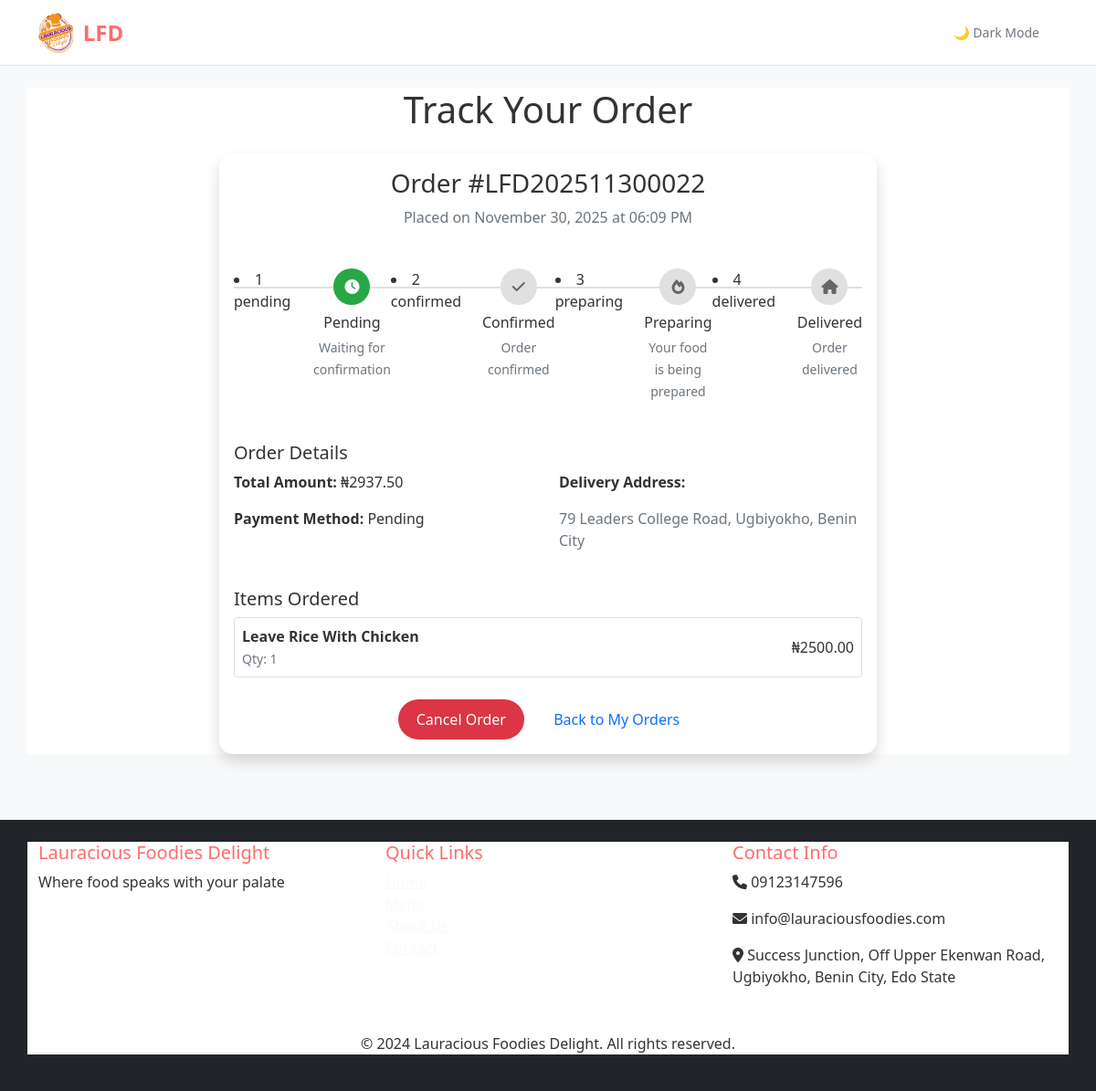
Page /orders/track_order/LFD202511300022 on the committed database.
### app/models.py (models this page shows, shortened)
class Order(db.Model):
    id = db.Column(db.Integer, primary_key=True)
    order_number = db.Column(db.String(20), unique=True, nullable=False)
    customer_id = db.Column(db.Integer, db.ForeignKey('user.id'), nullable=False)
    subtotal_amount = db.Column(db.Float, default=0.0)
    discount_amount = db.Column(db.Float, default=0.0)
    coupon_id = db.Column(db.Integer, db.ForeignKey('coupon.id'), nullable=True)
    delivery_zone_id = db.Column(db.Integer, db.ForeignKey('delivery_zone.id'), nullable=True)
    delivery_fee = db.Column(db.Float, default=0.0)
    total_amount = db.Column(db.Float, nullable=False, default=0.0)
    status = db.Column(db.String(20), default='pending')
    payment_method = db.Column(db.String(50))
    delivery_address = db.Column(db.Text)
    phone_number = db.Column(db.String(20))
    notes = db.Column(db.Text)
    created_at = db.Column(db.DateTime, default=datetime.utcnow)
    updated_at = db.Column(db.DateTime, default=datetime.utcnow, onupdate=datetime.utcnow)
    paystack_ref   = db.Column(db.String(40), unique=True, nullable=True)
    payment_status = db.Column(db.String(20), default='pending')
    order_items = db.relationship('OrderItem', backref='order', lazy='dynamic', cascade='all, delete-orphan')
    delivery_zone = db.relationship("DeliveryZone", backref="orders", lazy=True)

class OrderItem(db.Model):
    id = db.Column(db.Integer, primary_key=True)
    order_id = db.Column(db.Integer, db.ForeignKey('order.id'), nullable=False)
    menu_item_id = db.Column(db.Integer, db.ForeignKey('menu_item.id'), nullable=False)
    quantity = db.Column(db.Integer, nullable=False)
    unit_price = db.Column(db.Float, nullable=False)
    subtotal = db.Column(db.Float, nullable=False)

class MenuItem(db.Model):
    id = db.Column(db.Integer, primary_key=True)
    name = db.Column(db.String(100), nullable=False)
    description = db.Column(db.Text)
    price = db.Column(db.Float, nullable=False)
    image_url = db.Column(db.String(200))
    is_available = db.Column(db.Boolean, default=True)
    preparation_time = db.Column(db.Integer, default=15)  # in minutes
    category_id = db.Column(db.Integer, db.ForeignKey('category.id'), nullable=False)
    created_at = db.Column(db.DateTime, default=datetime.utcnow)
    order_items = db.relationship('OrderItem', backref='menu_item', lazy='dynamic')

### app/routes/orders.py (the view)
@bp.route('/track_order/<order_number>')
def track_order(order_number):
    order = Order.query.filter_by(order_number=order_number).first_or_404()
    status_order = [
        'Pending',
        'Confirmed',
        'Preparing',
        'Out for Delivery',
        'Delivered'
    ]
    current_index = status_order.index(order.status) if order.status in status_order else -1
    return render_template(
        'track_order.html',
        order=order,
        status_order=status_order,
        current_index=current_index
    )

### app/templates/track_order.html (shortened to what this page needs)
{% extends "base.html" %}
{% block content %}
<div class="container">
    <h1 class="text-center mb-4">Track Your Order</h1>
    <div class="row justify-content-center">
        <div class="col-lg-8">
            <div class="card shadow">
                <div class="card-body">
                    <div class="text-center mb-4">
                        <h3>Order #{{ order.order_number }}</h3>
                        <p class="text-muted">Placed on {{ order.created_at.strftime('%B %d, %Y at %I:%M %p') }}</p>
                    </div>
                    <div class="order-timeline mb-4">
                        <div class="timeline-container">
                            {% set status_order = ['pending', 'confirmed', 'preparing', 'delivered'] %}
                            {% set current_index = status_order.index(order.status) if order.status in status_order else -1 %}
                            {% for status in status_order %}
                                {% set i = loop.index0 %}
                                <li class="step {% if i <= current_index %}completed{% endif %}">
                                    <span class="step-number">{{ loop.index }}</span>
                                    <span class="step-label">{{ status }}</span>
                                </li>
                            <div class="timeline-item {% if i <= current_index %}completed{% endif %}">
                                <div class="timeline-marker">
                                    <i class="fas {% if status == 'pending' %}fa-clock{% elif status == 'confirmed' %}fa-check{% elif status == 'preparing' %}fa-fire{% elif status == 'delivered' %}fa-home{% endif %}"></i>
                                </div>
                                <div class="timeline-content">
                                    <h6>{{ status.title() }}</h6>
                                    <small class="text-muted">
                                        {% if status == 'pending' %}Waiting for confirmation{% endif %}
                                        {% if status == 'confirmed' %}Order confirmed{% endif %}
                                        {% if status == 'preparing' %}Your food is being prepared{% endif %}
                                        {% if status == 'delivered' %}Order delivered{% endif %}
                                    </small>
                                </div>
                            </div>
                            {% endfor %}
                        </div>
                    </div>
                    <div class="order-details mb-4">
                        <h5>Order Details</h5>
                        <div class="row">
                            <div class="col-md-6">
                                <p><strong>Total Amount:</strong> ₦{{ "%.2f"|format(order.total_amount) }}</p>
                                <p><strong>Payment Method:</strong> {{ order.payment_method.title() }}</p>
                            </div>
                            <div class="col-md-6">
                                <p><strong>Delivery Address:</strong></p>
                                <p class="text-muted">{{ order.delivery_address }}</p>
                            </div>
                        </div>
                    </div>
                    <div class="order-items mb-4">
                        <h5>Items Ordered</h5>
                        {% for order_item in order.order_items %}
                        <div class="d-flex justify-content-between align-items-center mb-2 p-2 border rounded">
                            <div>
                                <strong>{{ order_item.menu_item.name }}</strong>
                                <br>
                                <small class="text-muted">Qty: {{ order_item.quantity }}</small>
                            </div>
                            <span>₦{{ "%.2f"|format(order_item.subtotal) }}</span>
                        </div>
                        {% endfor %}
                    </div>
                    <div class="text-center">
                        {% if order.status in ['pending', 'confirmed'] %}
                        <form method="POST" action="{{ url_for('orders.cancel_order', order_id=order.id) }}" class="d-inline">
                            <button type="submit" class="btn btn-danger me-2" onclick="return confirm('Are you sure you want to cancel this order?');">
                                Cancel Order
                            </button>
                        </form>
                        {% endif %}
                        <a href="{{ url_for('orders.my_orders') }}" class="btn btn-outline-primary">Back to My Orders</a>
                    </div>
                </div>
            </div>
        </div>
    </div>
</div>
{% endblock %}

### app/templates/base.html (shortened to what this page needs)
<!DOCTYPE html>
<html lang="en">
<head>
    <link href="https://cdn.jsdelivr.net/npm/bootstrap@5.1.3/dist/css/bootstrap.min.css" rel="stylesheet">
    <link rel="stylesheet" href="https://cdnjs.cloudflare.com/ajax/libs/font-awesome/6.0.0/css/all.min.css">
    <link rel="stylesheet" href="{{ url_for('static', filename='css/style.css') }}">
</head>
<body class="d-flex flex-column min-vh-100">
    <nav class="navbar navbar-expand-lg navbar-dark bg-dark">
        <div class="container">
            <a class="navbar-brand d-flex align-items-center" href="{{ url_for('main.index') }}">
                <img src="{{ url_for('static', filename='images/log.png') }}"
                     alt="Lauracious Logo"
                     style="height: 45px; width: auto; margin-right: 10px; border-radius: 5px;">
                <span>LFD</span>
            </a>
            <div class="collapse navbar-collapse" id="navbarNav">
                <ul class="navbar-nav me-auto">
                    <li class="nav-item">
                        <a class="nav-link" href="{{ url_for('main.index') }}">Home</a>
                    </li>
                    <li class="nav-item">
                        <a class="nav-link" href="{{ url_for('menu.menu') }}">Menu</a>
                    </li>
                    <li class="nav-item">
                        <a class="nav-link" href="{{ url_for('main.about') }}">About</a>
                    </li>
                    <li class="nav-item">
                        <a class="nav-link" href="{{ url_for('main.contact') }}">Contact</a>
                    </li>
                </ul>
                <ul class="navbar-nav">
                    {% if current_user.is_authenticated %}
                        <li class="nav-item">
                            <a class="nav-link position-relative" href="{{ url_for('orders.cart') }}">
                              <i class="fas fa-shopping-cart"></i> Cart
                              {% if total_items %}
                                <span class="badge bg-danger rounded-pill position-absolute top-0 start-100 translate-middle">
                                  {{ total_items }}
                                </span>
                              {% endif %}
                            </a>
                          </li>
                        <li class="nav-item">
                            <a class="nav-link" href="{{ url_for('orders.my_orders') }}">My Orders</a>
                        </li>
                        {% if current_user.is_admin %}
                        <li class="nav-item">
                            <a class="nav-link" href="{{ url_for('admin.dashboard') }}">Admin</a>
                            </li>
                        <li class="nav-item">
                            <a class="nav-link" href="{{ url_for('admin_delivery.index') }}">Delivery Zones</a>
                            </li>
                        {% endif %}
                        <li class="nav-item dropdown">
                            <a class="nav-link dropdown-toggle" href="#" id="navbarDropdown" data-bs-toggle="dropdown">
                                {{ current_user.first_name }}
                            </a>
                            <ul class="dropdown-menu">
                                <li><a class="dropdown-item" href="{{ url_for('auth.logout') }}">Logout</a></li>
                            </ul>
                        </li>
                    {% else %}
                        <li class="nav-item">
                            <a class="nav-link" href="{{ url_for('auth.login') }}">Login</a>
                        </li>
                        <li class="nav-item">
                            <a class="nav-link" href="{{ url_for('auth.register') }}">Register</a>
                        </li>
                    {% endif %}
                </ul>
                <button id="themeToggle" class="btn btn-outline-secondary btn-sm ms-2">
                    🌙 Dark Mode
                </button>
            </div>
        </div>
    </nav>
    <main class="container my-4 flex-grow-1">
        {% block content %}{% endblock %}
    </main>
    <footer class="bg-dark text-light mt-5 py-4">
        <div class="container">
            <div class="row">
                <div class="col-md-4">
                    <h5>Lauracious Foodies Delight</h5>
                    <p>Where food speaks with your palate</p>
                </div>
                <div class="col-md-4">
                    <h5>Quick Links</h5>
                    <ul class="list-unstyled">
                        <li><a href="{{ url_for('main.index') }}" class="text-light">Home</a></li>
                        <li><a href="{{ url_for('menu.menu') }}" class="text-light">Menu</a></li>
                        <li><a href="{{ url_for('main.about') }}" class="text-light">About Us</a></li>
                        <li><a href="{{ url_for('main.contact') }}" class="text-light">Contact</a></li>
                    </ul>
                </div>
                <div class="col-md-4">
                    <h5>Contact Info</h5>
                    <p><i class="fas fa-phone"></i> 09123147596</p>
                    <p><i class="fas fa-envelope"></i> info@lauraciousfoodies.com</p>
                    <p><i class="fas fa-map-marker-alt"></i> Success Junction, Off Upper Ekenwan Road, Ugbiyokho, Benin City, Edo State</p>
                </div>
            </div>
            <hr class="bg-light">
            <div class="text-center">
                <p>&copy; 2024 Lauracious Foodies Delight. All rights reserved.</p>
            </div>
        </div>
    </footer>
</body>
</html>

### app/static/css/style.css (style rules this page uses)
:root { --bg-color: #f8f9fa; --text-color: #333; --card-bg: #ffffff; --navbar-bg: #ffffff; --modal-bg: #ffffff; --border-color: #dee2e6; --primary-color: #ff6b6b; --secondary-color: #4ecdc4; --success-color: #28a745; --warning-color: #ffc107; --danger-color: #dc3545; --info-color: #17a2b8; --shadow-color: rgba(0, 0, 0, 0.1); color-scheme: light; }
* { box-sizing: border-box; }
html, body { background-color: var(--bg-color) !important; color: var(--text-color) !important; margin: 0; padding: 0; font-family: "Segoe UI", Tahoma, Geneva, Verdana, sans-serif; transition: background-color 0.35s ease, color 0.35s ease; }
.card, .navbar, .modal-content, .container, .dropdown-menu { background-color: var(--card-bg) !important; color: var(--text-color) !important; transition: background-color 0.35s ease, color 0.35s ease; }
.navbar { background-color: var(--navbar-bg) !important; border-bottom: 1px solid var(--border-color); }
.navbar-brand { font-weight: bold; font-size: 1.5rem; color: var(--primary-color) !important; }
.navbar-nav .nav-link { font-weight: 500; transition: color 0.3s ease; }
.card { border: none; border-radius: 15px; overflow: hidden; box-shadow: 0 4px 6px var(--shadow-color); transition: all 0.3s ease; }
.btn { border-radius: 25px; padding: 10px 20px; font-weight: 500; transition: all 0.3s ease; border: none !important; }
footer { background: linear-gradient(135deg, var(--dark-color), #1a252f); color: #bdc3c7; padding: 2rem 0; margin-top: auto; }
footer h5 { color: var(--primary-color); }

### app/templates/track_order.html (style rules this page uses)
.order-timeline { position: relative; padding: 20px 0; }
.timeline-container { display: flex; justify-content: space-between; position: relative; }
.timeline-container::before { content: ''; position: absolute; top: 20px; left: 0; right: 0; height: 2px; background: #e0e0e0; z-index: 1; }
.timeline-item { flex: 1; text-align: center; position: relative; z-index: 2; }
.timeline-marker { width: 40px; height: 40px; border-radius: 50%; background: #e0e0e0; display: flex; align-items: center; justify-content: center; margin: 0 auto 10px; color: #666; }
.timeline-item.completed .timeline-marker { background: var(--success-color); color: white; }
.timeline-content h6 { margin-bottom: 5px; }

### rows in the picture
Order: order_number "LFD202511300022", created_at "November 30, 2025 at 06:09 PM", status "pending", title "Pending", shows "Waiting for confirmation", status "pending" (drawn), total_amount "2937.50", payment_method "Pending", delivery_address "79 Leaders College Road, Ugbiyokho, Benin City"
OrderItem: menu_item.name "Leave Rice With Chicken", quantity "1", subtotal "2500.00"

### other values in the picture
{{ status }} "confirmed" "preparing" "delivered"
{{ status.title() }} "Confirmed" "Preparing" "Delivered"
